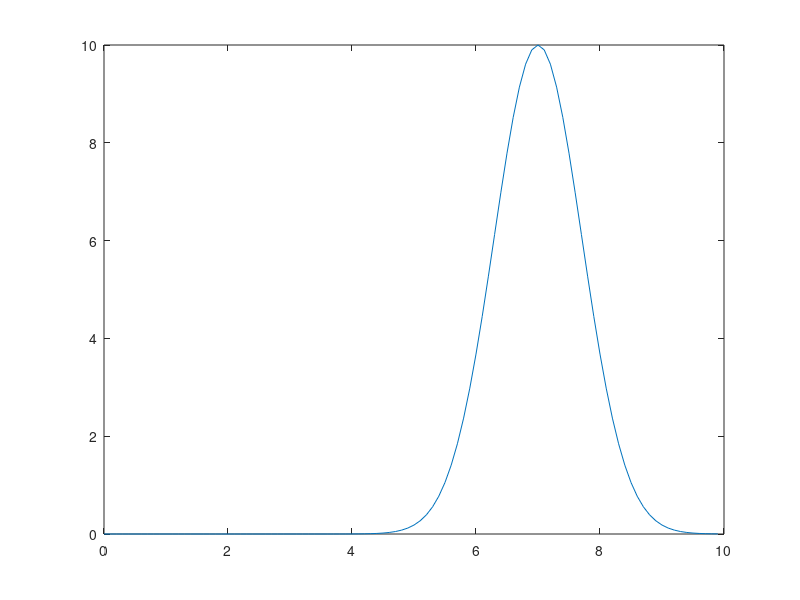
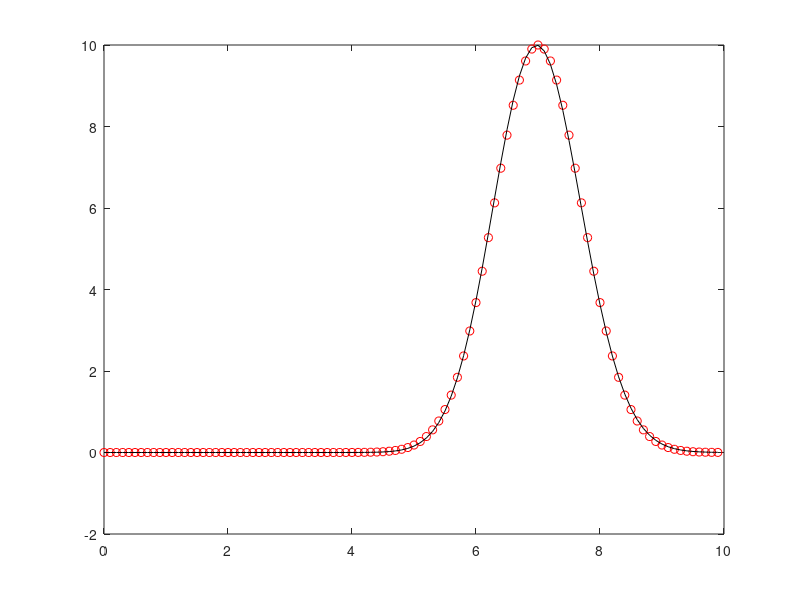

MATLAB code to generate these figures, in order:
clear all
close all
clc
format long

disp 'crank nicolson N=100,M=100'
L=10;
N=100;
dx=L/N;
x=[0:dx:L-dx]'
T=2;
M=100;
dt=T/M;
t=[0:dt:T];
a=1;

c0=@(x) 10*exp(-((x-L/2)./(L/10)).^2);
y=@(x,t) c0(x-a*t);

y_exact=y(x,T);

figure(1)
plot(x,y_exact);

landa=a*(dt/dx);
A1=ones(1,length(x));
A2=(landa/4)*ones(1,length(x)-1);
A3=-(landa/4)*ones(1,length(x)-1);
Acn_right=diag(A1,0)+diag(A3,1)+diag(A2,-1);
Acn_left=diag(A1,0)+diag(A2,1)+diag(A3,-1);

y0=c0(x);
c_old=Acn_right*y0;

for i=1:length(t)-1
    [L U P]=lu(Acn_left);
    y=L\(P*c_old);
    c_new=U\y;
    c_old=Acn_right*c_new;
end

figure(2)
plot(x,y_exact,'ro',x,c_new,'k')

abs_err_inf=norm(abs(y_exact-c_new),inf)
rel_err_inf=norm(abs(y_exact-c_new),inf)./norm(abs(y_exact),inf)

abs_err_2=sqrt(dx)*norm(abs(y_exact-c_new))
rel_err_2=sqrt(dx)*norm(abs(y_exact-c_new))./norm(abs(y_exact))
